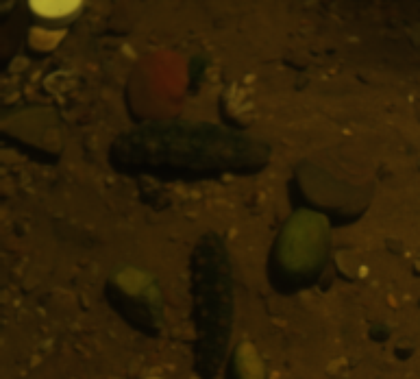
%> input picture img.bmp, 420 x 379 px, shrunk from 772 x 696 before the run
$ octave demo.m   (GNU Octave 9; MATLAB toolbox functions it lacks are replaced by stand-ins)
%> lines starting %> are read from the running program, lines starting %| are printed output that depends on the picture
### rgb2yuv.m
function yuv = rgb2yuv(image)
image = double(image);
R = image(:,:,1);
G = image(:,:,2);
B = image(:,:,3);

yuv(:,:,1) = 0.299.*R + 0.587.*G + 0.114.*B;
yuv(:,:,2) = - 0.1687.*R - 0.3313.*G + 0.5.*B + 128;
yuv(:,:,3) = 0.5.*R - 0.4187.*G - 0.0813.*B + 128;
end

### gaussFilter.m
function output=gaussFilter(I,sigma)

output = I.*0;
window=double(uint8(3*sigma)*2+1);%窗口大小一半为3*sigma
H=fspecial('gaussian', window, sigma);%fspecial('gaussian', hsize, sigma)产生滤波模板
%为了不出现黑边，使用参数'replicate'（输入图像的外部边界通过复制内部边界的值来扩展）

for c=1:size(I,3)
    output(:,:,c)=imfilter(I(:,:,c),H,'replicate');
end

end

### Visual_Weight_Map.m
function out = Visual_Weight_Map(I)
% References
% Ma J, Zhou Z, Wang B, et al., "Infrared and visible image fusion based on visual saliency map
% and weighted least square optimization," Infrared Physics & Technology, vol. 82, 2017.

img=uint8(255*I);
[count, ~] = imhist(img);
Sal_Tab = zeros(256,1);
for j=0:255
    for i=0:255
    Sal_Tab(j+1) = Sal_Tab(j+1)+count(i+1)*abs(j-i);
    end
end
out=zeros(size(img));
for i=0:255
    out(img==i)=Sal_Tab(i+1);
end
out=mat2gray(out);

end

### two_scale.m
function [out] =  two_scale(I1,I2)
imgYUV = rgb2yuv(I1);
%% base
sigma = 5;% sigma
baseI1 = gaussFilter(imgYUV(:,:,1),sigma);
baseI2 = gaussFilter(I2,sigma);
weight1 = Visual_Weight_Map(imgYUV(:,:,1));% weight map
weight2 = Visual_Weight_Map(I2);
% figure;imshow(weight1);figure;imshow(weight2);
BF = (0.5+0.5*(weight1-weight2)).*baseI1 + (0.5+0.5*(weight2-weight1)).*baseI2;
% figure;imshow(baseI1);figure;imshow(baseI2);
% figure;imshow(BF)
%% detail
detailI1 = imgYUV(:,:,1) - baseI1;
detailI2 = I2 - baseI2;
c = double(abs(detailI1) < abs(detailI2));% max absolute
DF = c.*detailI2 + (1-c).*detailI1;
%%
fused = BF + DF;
imgYUV(:,:,1) = fused;
out = yuv2rgb(imgYUV);
end

### yuv2rgb.m
function rgb  = yuv2rgb(image)
image = double(image);
Y = image(:,:,1);
U = image(:,:,2);
V = image(:,:,3);

R = Y + 1.402.*(V-128);

G = Y - 0.34414.*(U-128) - 0.71414.*(V-128);

B = Y + 1.772.*(U-128);

rgb(:,:,1) = R;
rgb(:,:,2) = G;
rgb(:,:,3) = B;
end

### demo.m
clc;clear;close all;
%% load data
I1 = im2double(imread("img.bmp"));
I2 = im2double(imread("single_band.bmp"));
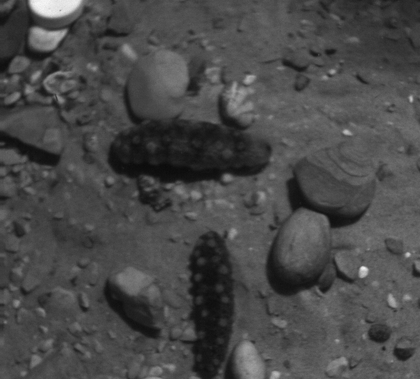
%> input picture single_band.bmp, 420 x 379 px, shrunk from 772 x 696 before the run
%> I2: size 379x420 double; min 0.0431, max 0.965, mean 0.289

%% FUSION
out = two_scale(I1,I2);
%> in rgb2yuv, `yuv(:,:,3) = 0.5.*R - 0.4187.*G - 0.0813.*B + 128;`:
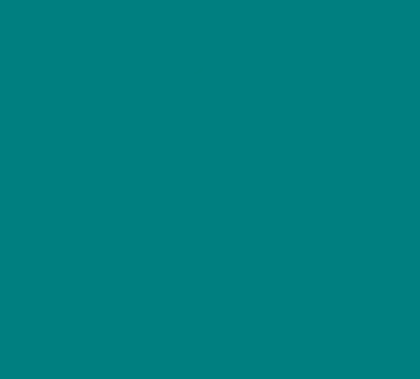
%> yuv: size 379x420x3 double; mean R, G, B 0.1, 127.9, 128
%> in gaussFilter, `output = I.*0;`: output: size 379x420 double; every value is 0
%> call 2 of gaussFilter, with sigma = 5
%> after the loop in gaussFilter (call 2), `for c=1:size(I,3)`:
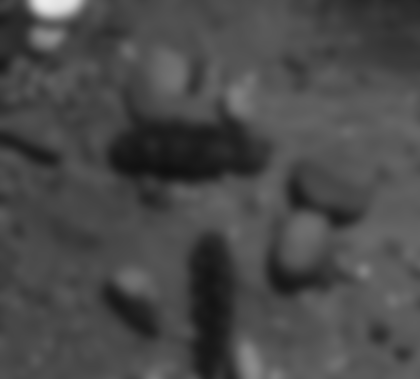
%> output: size 379x420 double; min 0.0649, max 0.929, mean 0.289
%> in Visual_Weight_Map, `[count, ~] = imhist(img);`: count = 256 values, max 10008 at index 34, min 0 at index 1, mean 621.8
%> after the loop in Visual_Weight_Map, `for j=0:255`: Sal_Tab = 256 values, max 35250991 at index 256, min 1197327 at index 35, mean 15762095.9
%> after the loop in Visual_Weight_Map, `for i=0:255`:
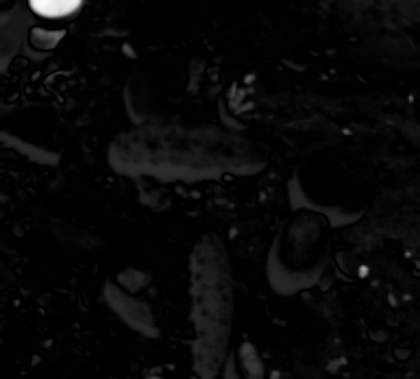
%> out: size 379x420 double; min 1197327, max 19014631, mean 1790337.6; drawn with min black and max white
%> in Visual_Weight_Map, img is the input picture: size 379x420 uint8; min 11, max 246, mean 73.6
%> in two_scale, `c = double(abs(detailI1) < abs(detailI2));`:
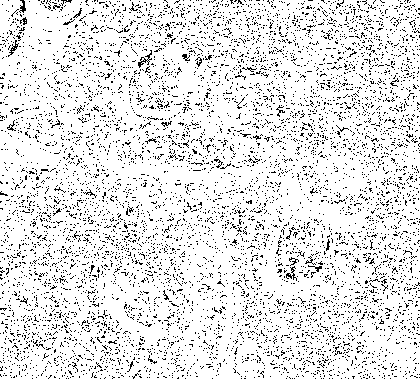
%> c: size 379x420 double; values 0 (black) and 1 (white), 89.4% white; black in thin lines or dots
%> in two_scale, `fused = BF + DF;`:
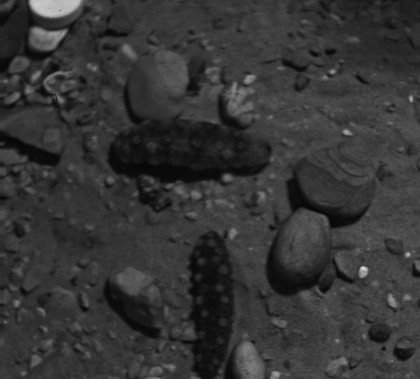
%> fused: size 379x420 double; min 0.0233, max 0.861, mean 0.212
%> in yuv2rgb, `rgb(:,:,3) = B;`:
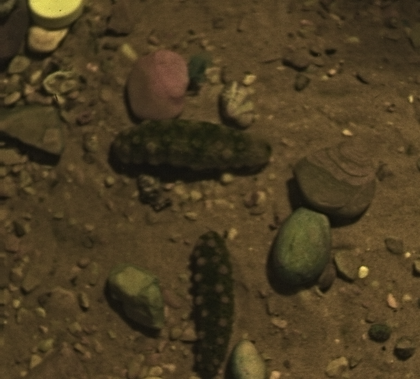
%> rgb: size 379x420x3 double; mean R, G, B 0.265, 0.206, 0.101; drawn with min black and max white

%%
figure;subplot(1, 3, 1);
imshow(I1);title('rgb');
subplot(1, 3, 2);imshow(I2);title('single band');
subplot(1, 3, 3);imshow(out);title('fusion image');
